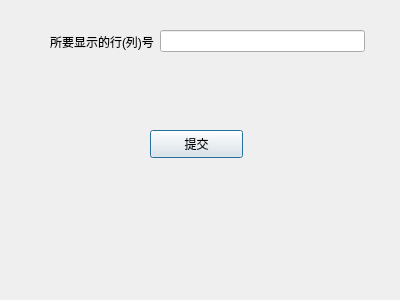
<?xml version="1.0" encoding="UTF-8"?>
<ui version="4.0">
 <class>LineDialog</class>
 <widget class="QDialog" name="LineDialog">
  <property name="geometry">
   <rect>
    <x>0</x>
    <y>0</y>
    <width>400</width>
    <height>300</height>
   </rect>
  </property>
  <property name="windowTitle">
   <string>Dialog</string>
  </property>
  <widget class="QPushButton" name="SubmitBtn">
   <property name="geometry">
    <rect>
     <x>150</x>
     <y>130</y>
     <width>93</width>
     <height>28</height>
    </rect>
   </property>
   <property name="text">
    <string>提交</string>
   </property>
  </widget>
  <widget class="QWidget" name="">
   <property name="geometry">
    <rect>
     <x>50</x>
     <y>30</y>
     <width>315</width>
     <height>23</height>
    </rect>
   </property>
   <layout class="QHBoxLayout" name="horizontalLayout">
    <item>
     <widget class="QLabel" name="label">
      <property name="text">
       <string>所要显示的行(列)号</string>
      </property>
     </widget>
    </item>
    <item>
     <widget class="QLineEdit" name="lineEdit"/>
    </item>
   </layout>
  </widget>
 </widget>
 <resources/>
 <connections/>
</ui>
